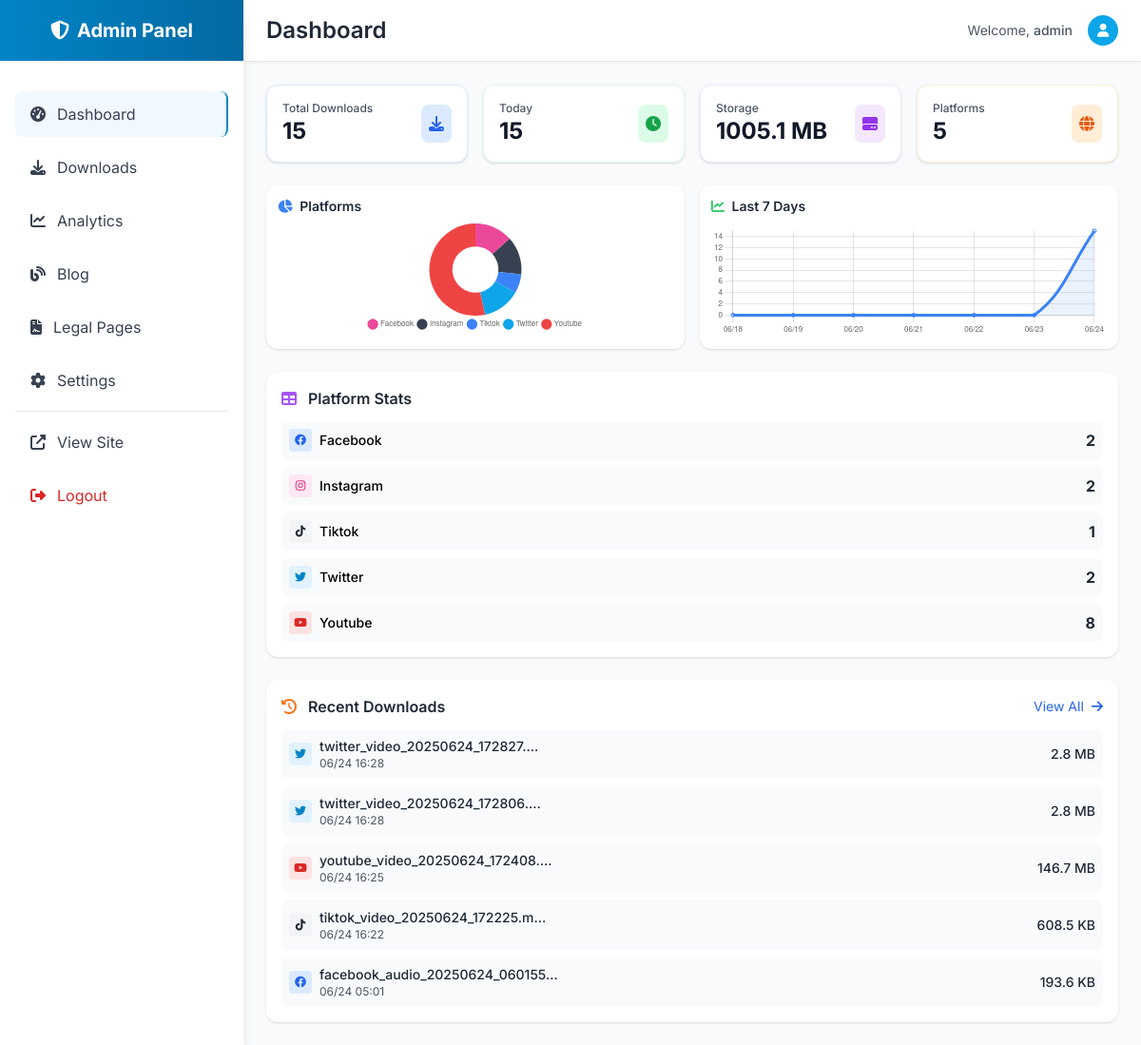
Screenshot of /admin/dashboard (signed in) with the database file from the repository.
### utils.py (models this page shows)
class DownloadHistory(db.Model):
    __tablename__ = 'download_history'
    id = Column(Integer, primary_key=True)
    url = Column(String(500), nullable=False)
    platform = Column(String(50), nullable=False)
    filename = Column(String(255), nullable=False)
    file_path = Column(String(500), nullable=False)
    file_size = Column(BigInteger)
    media_type = Column(String(50))
    created_at = Column(DateTime, default=datetime.utcnow)

### admin.py (the view)
@app.route('/admin')
@app.route('/admin/dashboard')
@admin_required
def admin_dashboard():
    total_downloads = DownloadHistory.query.count()
    today_downloads = DownloadHistory.query.filter(
        func.date(DownloadHistory.created_at) == datetime.utcnow().date()
    ).count()
    platform_stats = db.session.query(
        DownloadHistory.platform,
        func.count(DownloadHistory.id).label('count')
    ).group_by(DownloadHistory.platform).limit(5).all()
    daily_stats = []
    for i in range(7):
        date = datetime.utcnow().date() - timedelta(days=i)
        count = DownloadHistory.query.filter(
            func.date(DownloadHistory.created_at) == date
        ).count()
        daily_stats.append(type('obj', (object,), {
            'date': date,
            'downloads': count
        })())
    recent_items = DownloadHistory.query.order_by(
        desc(DownloadHistory.created_at)
    ).limit(5).all()
    total_storage = db.session.query(
        func.sum(DownloadHistory.file_size)
    ).scalar() or 0
    return render_template('admin/dashboard.html',
        total_downloads=total_downloads,
        today_downloads=today_downloads,
        platform_stats=platform_stats,
        daily_stats=daily_stats,
        recent_items=recent_items,
        total_storage=total_storage,
        format_file_size=format_file_size
    )

### admin.py (called while the page is built)
def admin_required(f):
    @wraps(f)
    def decorated_function(*args, **kwargs):
        if not session.get('admin_logged_in'):
            return redirect(url_for('admin_login'))
        return f(*args, **kwargs)
    return decorated_function

### utils.py (called while the page is built)
def format_file_size(size_bytes):
    if size_bytes == 0:
        return "0 B"
    size_names = ["B", "KB", "MB", "GB"]
    i = 0
    while size_bytes >= 1024 and i < len(size_names) - 1:
        size_bytes /= 1024.0
        i += 1
    return f"{size_bytes:.1f} {size_names[i]}"

### templates/admin/dashboard.html
{% extends "admin/base.html" %}
{% block page_title %}Dashboard{% endblock %}
{% block content %}
<div class="grid grid-cols-1 md:grid-cols-4 gap-4 mb-6">
    <div class="bg-white rounded-xl shadow p-4 border border-blue-100">
        <div class="flex items-center justify-between">
            <div>
                <p class="text-xs font-medium text-gray-600">Total Downloads</p>
                <p class="text-2xl font-bold text-gray-900">{{ total_downloads }}</p>
            </div>
            <div class="bg-blue-100 p-2 rounded-lg">
                <i class="fas fa-download text-blue-600"></i>
            </div>
        </div>
    </div>
    <div class="bg-white rounded-xl shadow p-4 border border-green-100">
        <div class="flex items-center justify-between">
            <div>
                <p class="text-xs font-medium text-gray-600">Today</p>
                <p class="text-2xl font-bold text-gray-900">{{ today_downloads }}</p>
            </div>
            <div class="bg-green-100 p-2 rounded-lg">
                <i class="fas fa-clock text-green-600"></i>
            </div>
        </div>
    </div>
    <div class="bg-white rounded-xl shadow p-4 border border-purple-100">
        <div class="flex items-center justify-between">
            <div>
                <p class="text-xs font-medium text-gray-600">Storage</p>
                <p class="text-2xl font-bold text-gray-900">{{ format_file_size(total_storage) }}</p>
            </div>
            <div class="bg-purple-100 p-2 rounded-lg">
                <i class="fas fa-hdd text-purple-600"></i>
            </div>
        </div>
    </div>
    <div class="bg-white rounded-xl shadow p-4 border border-orange-100">
        <div class="flex items-center justify-between">
            <div>
                <p class="text-xs font-medium text-gray-600">Platforms</p>
                <p class="text-2xl font-bold text-gray-900">{{ platform_stats|length }}</p>
            </div>
            <div class="bg-orange-100 p-2 rounded-lg">
                <i class="fas fa-globe text-orange-600"></i>
            </div>
        </div>
    </div>
</div>
<div class="grid grid-cols-1 lg:grid-cols-2 gap-4 mb-6">
    <div class="bg-white rounded-xl shadow p-3">
        <h3 class="text-sm font-semibold text-gray-800 mb-2">
            <i class="fas fa-chart-pie text-blue-500 mr-1"></i>
            Platforms
        </h3>
        <div style="height: 120px;">
            <canvas id="platformChart"></canvas>
        </div>
    </div>
    <div class="bg-white rounded-xl shadow p-3">
        <h3 class="text-sm font-semibold text-gray-800 mb-2">
            <i class="fas fa-chart-line text-green-500 mr-1"></i>
            Last 7 Days
        </h3>
        <div style="height: 120px;">
            <canvas id="dailyChart"></canvas>
        </div>
    </div>
</div>
<div class="bg-white rounded-xl shadow p-4 mb-6">
    <h3 class="text-md font-semibold text-gray-800 mb-3">
        <i class="fas fa-table text-purple-500 mr-2"></i>
        Platform Stats
    </h3>
    <div class="space-y-2">
        {% for stat in platform_stats %}
        <div class="flex items-center justify-between p-2 bg-gray-50 rounded-lg">
            <div class="flex items-center">
                <div class="w-6 h-6 rounded mr-2 flex items-center justify-center text-xs
                    {% if stat.platform == 'instagram' %}bg-pink-100 text-pink-600
                    {% elif stat.platform == 'tiktok' %}bg-gray-100 text-gray-800
                    {% elif stat.platform == 'facebook' %}bg-blue-100 text-blue-600
                    {% elif stat.platform == 'twitter' %}bg-sky-100 text-sky-600
                    {% elif stat.platform == 'youtube' %}bg-red-100 text-red-600
                    {% else %}bg-gray-100 text-gray-600{% endif %}">
                    <i class="fab fa-{{ stat.platform }}"></i>
                </div>
                <span class="font-medium capitalize text-sm">{{ stat.platform }}</span>
            </div>
            <span class="font-bold text-gray-800">{{ stat.count }}</span>
        </div>
        {% endfor %}
    </div>
</div>
<div class="bg-white rounded-xl shadow p-4">
    <div class="flex items-center justify-between mb-3">
        <h3 class="text-md font-semibold text-gray-800">
            <i class="fas fa-history text-orange-500 mr-2"></i>
            Recent Downloads
        </h3>
        <a href="{{ url_for('admin_downloads') }}" class="text-blue-600 hover:text-blue-800 text-sm">
            View All <i class="fas fa-arrow-right ml-1"></i>
        </a>
    </div>
    <div class="space-y-2">
        {% for item in recent_items %}
        <div class="flex items-center justify-between p-2 bg-gray-50 rounded-lg">
            <div class="flex items-center space-x-2">
                <div class="w-6 h-6 rounded flex items-center justify-center text-xs
                    {% if item.platform == 'instagram' %}bg-pink-100 text-pink-600
                    {% elif item.platform == 'tiktok' %}bg-gray-100 text-gray-800
                    {% elif item.platform == 'facebook' %}bg-blue-100 text-blue-600
                    {% elif item.platform == 'twitter' %}bg-sky-100 text-sky-600
                    {% elif item.platform == 'youtube' %}bg-red-100 text-red-600
                    {% else %}bg-gray-100 text-gray-600{% endif %}">
                    <i class="fab fa-{{ item.platform }}"></i>
                </div>
                <div>
                    <p class="font-medium text-gray-800 text-sm truncate max-w-xs">{{ item.filename[:30] }}{% if item.filename|length > 30 %}...{% endif %}</p>
                    <p class="text-xs text-gray-600">{{ item.created_at.strftime('%m/%d %H:%M') }}</p>
                </div>
            </div>
            <div class="text-right">
                <p class="text-sm font-medium text-gray-800">{{ format_file_size(item.file_size or 0) }}</p>
            </div>
        </div>
        {% endfor %}
    </div>
</div>
{% endblock %}
{% block extra_scripts %}
<script>
// Platform Distribution Chart
const platformCtx = document.getElementById('platformChart').getContext('2d');
new Chart(platformCtx, {
    type: 'doughnut',
    data: {
        labels: [{% for stat in platform_stats %}'{{ stat.platform.title() }}'{% if not loop.last %},{% endif %}{% endfor %}],
        datasets: [{
            data: [{% for stat in platform_stats %}{{ stat.count }}{% if not loop.last %},{% endif %}{% endfor %}],
            backgroundColor: ['#ec4899', '#374151', '#3b82f6', '#0ea5e9', '#ef4444'],
            borderWidth: 0
        }]
    },
    options: {
        responsive: true,
        maintainAspectRatio: false,
        plugins: {
            legend: {
                position: 'bottom',
                labels: { padding: 5, usePointStyle: true, font: { size: 8 } }
            }
        }
    }
});
// Daily Downloads Chart
const dailyCtx = document.getElementById('dailyChart').getContext('2d');
new Chart(dailyCtx, {
    type: 'line',
    data: {
        labels: [{% for stat in daily_stats|reverse %}'{{ stat.date.strftime("%m/%d") }}'{% if not loop.last %},{% endif %}{% endfor %}],
        datasets: [{
            data: [{% for stat in daily_stats|reverse %}{{ stat.downloads }}{% if not loop.last %},{% endif %}{% endfor %}],
            borderColor: '#3b82f6',
            backgroundColor: 'rgba(59, 130, 246, 0.1)',
            fill: true,
            tension: 0.4,
            pointRadius: 2
        }]
    },
    options: {
        responsive: true,
        maintainAspectRatio: false,
        scales: {
            y: { beginAtZero: true, ticks: { stepSize: 1, font: { size: 8 } } },
            x: { ticks: { font: { size: 8 } } }
        },
        plugins: { legend: { display: false } }
    }
});
</script>
{% endblock %}

### templates/admin/base.html (shortened to what this page needs)
<!DOCTYPE html>
<html lang="en" class="scroll-smooth">
<head>
    <script src="https://cdn.tailwindcss.com"></script>
    <link rel="stylesheet" href="https://cdnjs.cloudflare.com/ajax/libs/font-awesome/6.4.0/css/all.min.css">
</head>
<body class="bg-gray-50 font-sans">
    <div class="fixed inset-y-0 left-0 z-50 w-64 bg-white shadow-lg transform -translate-x-full lg:translate-x-0 transition-transform duration-300" id="sidebar">
        <div class="flex items-center justify-center h-16 bg-gradient-to-r from-admin-600 to-admin-700">
            <h1 class="text-white text-xl font-bold">
                <i class="fas fa-shield-alt mr-2"></i>Admin Panel
            </h1>
        </div>
        <nav class="mt-8">
            <div class="px-4 space-y-2">
                <a href="{{ url_for('admin_dashboard') }}" class="flex items-center px-4 py-3 text-gray-700 rounded-lg hover:bg-admin-50 hover:text-admin-600 transition-colors duration-200 {% if request.endpoint == 'admin_dashboard' %}bg-admin-50 text-admin-600 border-r-2 border-admin-600{% endif %}">
                    <i class="fas fa-tachometer-alt mr-3"></i>
                    Dashboard
                </a>
                <a href="{{ url_for('admin_downloads') }}" class="flex items-center px-4 py-3 text-gray-700 rounded-lg hover:bg-admin-50 hover:text-admin-600 transition-colors duration-200 ">
                    <i class="fas fa-download mr-3"></i>
                    Downloads
                </a>
                <a href="{{ url_for('admin_analytics') }}" class="flex items-center px-4 py-3 text-gray-700 rounded-lg hover:bg-admin-50 hover:text-admin-600 transition-colors duration-200 ">
                    <i class="fas fa-chart-line mr-3"></i>
                    Analytics
                </a>
                <a href="{{ url_for('admin_blog') }}" class="flex items-center px-4 py-3 text-gray-700 rounded-lg hover:bg-admin-50 hover:text-admin-600 transition-colors duration-200 ">
                    <i class="fas fa-blog mr-3"></i>
                    Blog
                </a>
                <a href="{{ url_for('admin_legal') }}" class="flex items-center px-4 py-3 text-gray-700 rounded-lg hover:bg-admin-50 hover:text-admin-600 transition-colors duration-200 ">
                    <i class="fas fa-file-contract mr-3"></i>
                    Legal Pages
                </a>
                <a href="{{ url_for('admin_settings') }}" class="flex items-center px-4 py-3 text-gray-700 rounded-lg hover:bg-admin-50 hover:text-admin-600 transition-colors duration-200 ">
                    <i class="fas fa-cog mr-3"></i>
                    Settings
                </a>
                <div class="border-t border-gray-200 my-4"></div>
                <a href="{{ url_for('index') }}" class="flex items-center px-4 py-3 text-gray-700 rounded-lg hover:bg-gray-100 transition-colors duration-200" target="_blank">
                    <i class="fas fa-external-link-alt mr-3"></i>
                    View Site
                </a>
                <a href="{{ url_for('admin_logout') }}" class="flex items-center px-4 py-3 text-red-600 rounded-lg hover:bg-red-50 transition-colors duration-200">
                    <i class="fas fa-sign-out-alt mr-3"></i>
                    Logout
                </a>
            </div>
        </nav>
    </div>
    <div class="lg:ml-64">
        <header class="bg-white shadow-sm border-b border-gray-200">
            <div class="flex items-center justify-between px-6 py-4">
                <div class="flex items-center">
                    <h2 class="ml-4 lg:ml-0 text-2xl font-semibold text-gray-800">
                        {% block page_title %}Dashboard{% endblock %}
                    </h2>
                </div>
                <div class="flex items-center space-x-4">
                    <div class="text-sm text-gray-600">
                        Welcome, <span class="font-medium">{{ session.admin_username }}</span>
                    </div>
                    <div class="w-8 h-8 bg-admin-500 rounded-full flex items-center justify-center">
                        <i class="fas fa-user text-white text-sm"></i>
                    </div>
                </div>
            </div>
        </header>
        <main class="p-6">
            {% block content %}{% endblock %}
        </main>
    </div>
    {% block extra_scripts %}{% endblock %}
</body>
</html>

### rows the page displays
DownloadHistory: filename "twitter_video_20250624_172827.", created_at "06/24 16:28", file_size "2.8 MB"
DownloadHistory: filename "twitter_video_20250624_172806.", created_at "06/24 16:28", file_size "2.8 MB"
DownloadHistory: filename "youtube_video_20250624_172408.", created_at "06/24 16:25", file_size "146.7 MB"
DownloadHistory: filename "tiktok_video_20250624_172225.m", created_at "06/24 16:22", file_size "608.5 KB"
DownloadHistory: filename "facebook_audio_20250624_060155", created_at "06/24 05:01", file_size "193.6 KB"

### other values shown
{{ session.admin_username }} "admin"
{{ total_downloads }} "15"
{{ today_downloads }} "15"
{{ platform_stats|length }} "5"
{{ stat.platform }} "Facebook" "Instagram" "Tiktok" "Twitter" "Youtube"
{{ stat.count }} "2" "2" "1" "2" "8"
chart data {{ stat.count }} 2, 2, 1, 2, 8
chart data {{ stat.date.strftime("%m/%d") }} 06/18, 06/19, 06/20, 06/21, 06/22, 06/23, 06/24
chart data {{ stat.downloads }} 0, 0, 0, 0, 0, 0, 15
